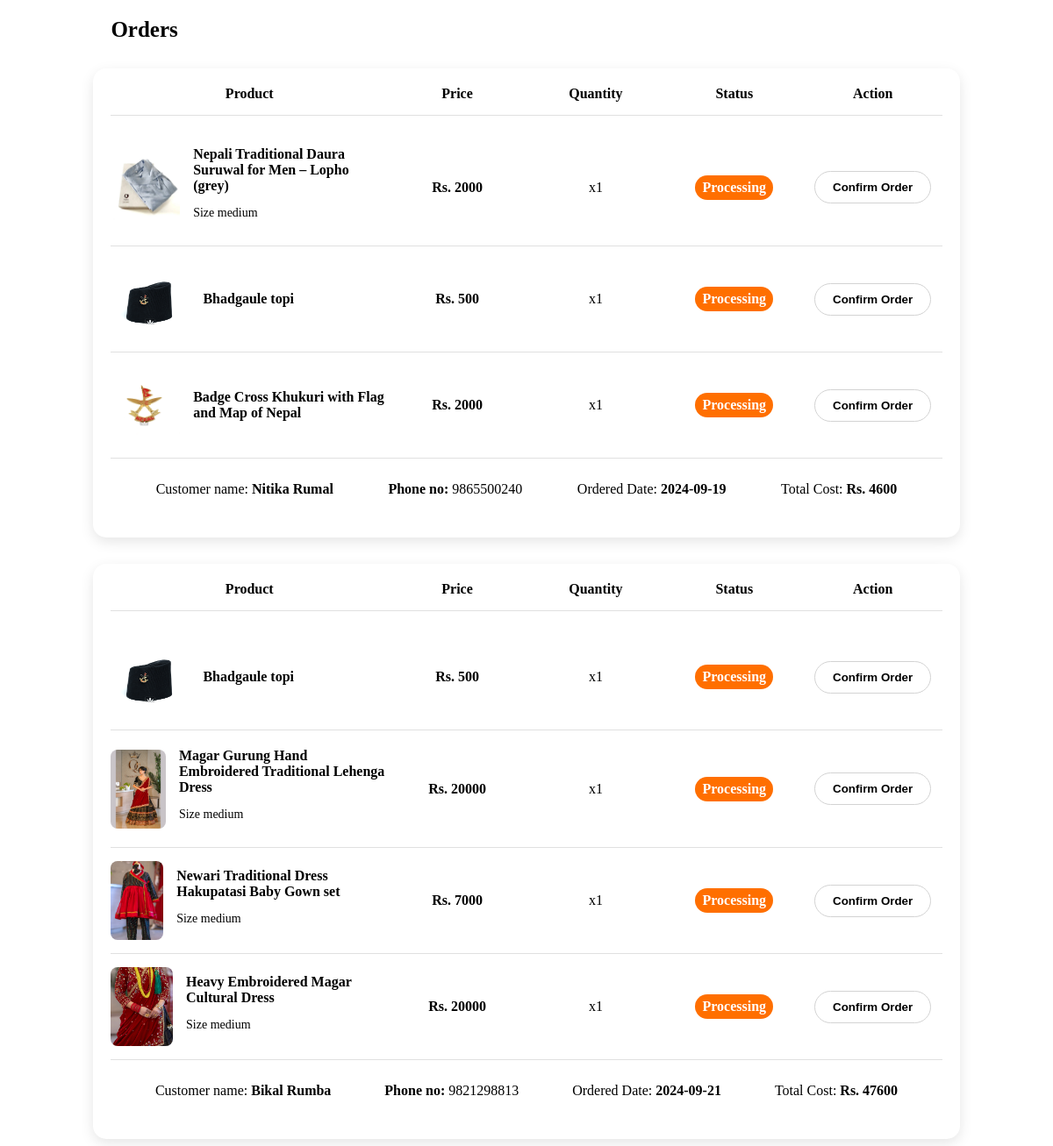
Screenshot of /admin/dashboard.php with the database file from the repository.
### tables this page shows
CREATE TABLE `orders` (
  `oid` int(255) NOT NULL,
  `uid` int(255) NOT NULL,
  `pname` varchar(255) NOT NULL,
  `price` int(255) NOT NULL,
  `size` varchar(255) NOT NULL,
  `fname` varchar(255) NOT NULL,
  `lname` varchar(255) NOT NULL,
  `email` varchar(255) NOT NULL,
  `order_date` varchar(255) NOT NULL,
  `address` varchar(255) NOT NULL,
  `phone_no` varchar(255) NOT NULL,
  `img` varchar(255) NOT NULL,
  `status` varchar(255) NOT NULL
);

### admin/dashboard.php (the view, shortened to what this page needs)
<?php
require_once '../includes/connection.php';
$select_distinct_users_query = "SELECT DISTINCT email FROM orders";
$distinct_emails_result = mysqli_query($conn, $select_distinct_users_query);
?>
<!DOCTYPE html>
<html lang="en">
<head>
    <link rel="stylesheet" href="style/dashboard.css" />
    <link
        rel="stylesheet"
        href="https://cdnjs.cloudflare.com/ajax/libs/font-awesome/6.6.0/css/all.min.css"
 />
</head>
<body>
<p class="order-title"> Orders</p>
    <?php
    if ($distinct_emails_result && mysqli_num_rows($distinct_emails_result) > 0) {
        while ($row = mysqli_fetch_assoc($distinct_emails_result)) {
            $email = $row['email'];
            $select_orders_query = "SELECT * FROM orders WHERE email = '$email' AND status = 'Processing'";
            $orders_result = $conn->query($select_orders_query);
    ?>
            <div class="cart">
                <div class="cart-header">
                    <div class="header-product">Product</div>
                    <div class="header-price">Price</div>
                    <div class="header-quantity">Quantity</div>
                    <div class="header-action">Status</div>
                    <div class="header-action">Action</div>
                </div>
                <?php
                if ($orders_result->num_rows > 0) {
                    $total_cost = 0;
                    $order_date = '';
                    $fname = '';
                    $lname = '';
                    $phone = '';
                    while ($data = $orders_result->fetch_assoc()) {
                        $fname = $data['fname'];
                        $lname = $data['lname'];
                        $phone = $data['phone_no'];
                        $total_cost += $data['price'];
                        $order_date = $data['order_date'];
                ?>
                        <div class="cart-item">
                            <div class="product">
                                <img src="../assets/products/<?php echo $data['img']; ?>" alt="Product Image" />
                                <div class="product-info">
                                    <h3><?php echo $data['pname']; ?></h3>
                                    <?php if ($data['size']) { ?>
                                        <p>Size <?php echo $data['size']; ?></p>
                                    <?php } ?>
                                </div>
                            </div>
                            <div class="price">Rs. <?php echo $data['price']; ?></div>
                            <div class="quantity">x1</div>
                            <div class="action"><?php echo $data['status']; ?></div>
                            <form action="confirm.php" method="post">
                                <input type="submit" class="confirm" value="Confirm Order" name="confirm">
                            </form>
                        </div>
                    <?php
                    }
                    ?>
                    <div class="from">
                        <p>Customer name: <strong><?php echo $fname . ' ' . $lname; ?></strong></p>
                        <p><strong>Phone no: </strong><span><?php echo $phone; ?></span></p>
                        <p>Ordered Date: <strong><?php echo $order_date; ?></strong></p>
                        <p>Total Cost: <strong>Rs. <?php echo $total_cost + 100; ?></strong></p>
                    </div>
        <?php
                }
                echo('</div>');
            }
        } else {
            echo "<p>No Orders found!</p>";
        }
        ?>
</body>
</html>

### admin/style/dashboard.css (style rules this page uses)
.cart { background-color: white; width: 80%; padding: 20px; margin: auto; border-radius: 15px; box-shadow: 0 5px 15px rgba(0, 0, 0, 0.1); margin-top: 30px; }
.cart-header { display: grid; grid-template-columns: 2fr 1fr 1fr 1fr 1fr; font-weight: bold; padding-bottom: 15px; border-bottom: 1px solid #e0e0e0; margin-bottom: 15px; }
.cart-header > div { text-align: center; }
.cart-item { display: grid; grid-template-columns: 2fr 1fr 1fr 1fr 1fr; align-items: center; padding: 15px 0; border-bottom: 1px solid #e0e0e0; }
.cart-item form { margin: auto; }
.cart-item form .confirm { background-color: white; padding: 10px 20px; border: 1px solid lightgray; border-radius: 25px; font-weight: bold; color: black; }
.product { display: flex; align-items: center; }
.product img { width: 90px; height: 90px; border-radius: 8px; object-fit: cover; margin-right: 15px; }
.product-info { font-size: 14px; }
.product-info h3 { margin: 5px 0; font-size: 16px; font-weight: 600; }
.price, .action { font-size: 16px; font-weight: 600; text-align: center; }
.quantity { display: flex; align-items: center; justify-content: center; }
.action { background-color: #ff6f00; border-radius: 15px; padding: 5px; width: 50%; margin: auto; color: white; }
.order-title { width: 80%; font-size: 25px; font-weight: bold; margin: 20px auto; }
.from { display: flex; justify-content: space-around; align-items: center; margin: auto; padding: 10px 20px; }

### rows the page displays
orders: img (picture), pname "Nepali Traditional Daura Suruwal for Men – Lopho (grey)", size "medium", price "2000", status "Processing"
orders: img (picture), pname "Bhadgaule topi", price "500", status "Processing"
orders: img (picture), pname "Badge Cross Khukuri with Flag and Map of Nepal", price "2000", status "Processing", fname "Nitika", lname "Rumal", phone_no "9865500240", order_date "2024-09-19"
orders: img (picture), pname "Bhadgaule topi", price "500", status "Processing"
orders: img (picture), pname "Magar Gurung Hand Embroidered Traditional Lehenga Dress", size "medium", price "20000", status "Processing"
orders: img (picture), pname "Newari Traditional Dress Hakupatasi Baby Gown set", size "medium", price "7000", status "Processing"
orders: img (picture), pname "Heavy Embroidered Magar Cultural Dress", size "medium", price "20000", status "Processing", fname "Bikal", lname "Rumba", phone_no "9821298813", order_date "2024-09-21"

### other values shown
$total_cost + 100 "4600"
$total_cost + 100 "47600"
